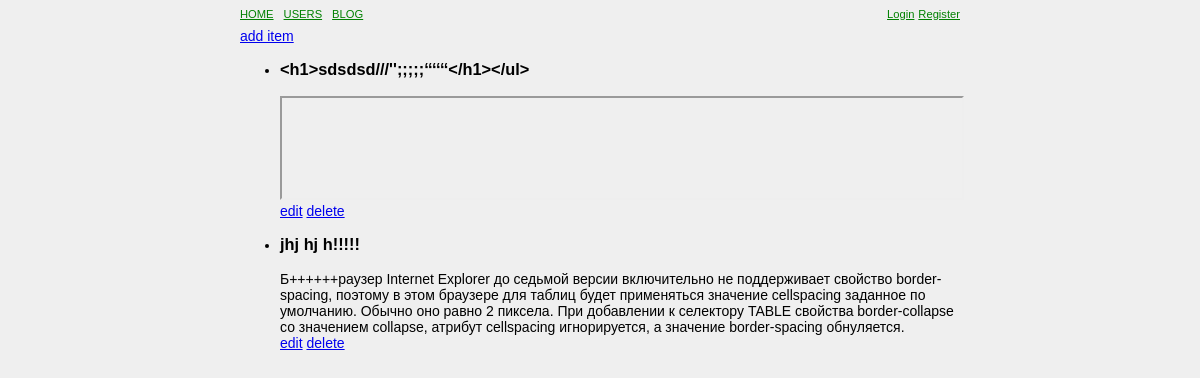
Screenshot of /blog.php with the database file from the repository.
### tables this page shows
CREATE TABLE IF NOT EXISTS `blog` (
  `ID` int(6) NOT NULL AUTO_INCREMENT,
  `title` varchar(255) DEFAULT NULL,
  `descr` text,
  `text` text,
  PRIMARY KEY (`ID`)
);

### library/DB.php (called while the page is built, shortened)
<?php
class DB
{
    private $connect_settings = [
                                      "host"  => "127.0.0.1"
                                    , "login" => "root"
                                    , "pass"  => ''
                                    , "db"    => "b3"
                                ];
    private $db_connect;
    private function connect()
    {
        $mysqli = new mysqli($this->connect_settings["host"], $this->connect_settings["login"], $this->connect_settings["pass"], $this->connect_settings["db"]);
        $mysqli->set_charset("utf8");
        $this->db_connect = $mysqli;
        return $mysqli;
    }
    public function select($sql, $close = false){
        $resdb = $this->db_connect->query($sql);
        if(!$resdb){
            $result["error"] = $this->db_connect->connect_errno;
            $result["error_text"] = $this->db_connect->connect_error;
        }
        else if($resdb->num_rows == 0)
        {
            $result["error"] = 1;
            $result["error_text"] = "no items";
        }
        else
        {
            $result["result"] = $resdb->fetch_all(MYSQLI_ASSOC);
        }
        return $result;
    }
}

### blog.php (the view, shortened to what this page needs)
<?php
require_once "library/DB.php";
$DB = new DB();
$resItems = $DB->select("SELECT * FROM blog ORDER BY ID DESC", true)["result"];
?>
<!DOCTYPE html>
<html lang="ru">
<head>
    <link rel="stylesheet" type="text/css" media="all" href="css/style.css"/>
</head>
<body>
<main>
    <? require_once "blocks/header.php" ?>
    <section id="Blog">
        <div class="addBtn">
            <a href="blog.php?r=add">add item</a>
        </div>
        <? if($resItems): ?>
        <ul class="blogItems">
            <? foreach ($resItems as $resItem) { ?>
            <li>
                <h3><? echo $resItem["title"] ?></h3>
                <div class="forDesc"><? echo $resItem["descr"] ?></div>
                <div class="forAdm">
                    <a href="blog.php?r=edit&ID=<? echo $resItem["ID"] ?>">edit</a>
                    <a href="blog.php?del=<? echo $resItem["ID"] ?>">delete</a>
                </div>
            </li>
            <? } ?>
        </ul>
        <? endif; ?>
    </section>
</main>
</body>
</html>

### blocks/header.php
<header>
    <nav>
        <ul>
            <li>
                <a href="index.php">HOME</a>
            </li>
            <li>
                <a href="index.php?r=users">USERS</a>
            </li>
            <li>
                <a href="blog.php">BLOG</a>
            </li>
        </ul>
    </nav>
    <div class="authBlock">
        <a href="index.php?r=login">Login</a>
        <a href="index.php?r=register">Register</a>
    </div>
</header>

### css/style.css (style rules this page uses)
html, body { margin: 0; padding: 0; height: 100%; min-height: 100%; font-size: 14px; font-family: Verdana, Geneva, sans-serif; background: #efefef; }
header, header > nav > ul { display: flex; flex-wrap: wrap; }
header > nav > ul { list-style: none; padding: 0; margin: 0; }
main { position: relative; max-width: 720px; margin: 0 auto; }
header { justify-content: space-between; }
header > nav { position: relative; }
header > nav > ul li { margin-right: 10px; }
header > nav > ul li a { display: block; padding: 8px 0; font-size: 0.8em; color: green; }
header > .authBlock { position: relative; }
header > .authBlock a { display: inline-block; padding: 8px 0; font-size: 0.8em; color: green; }

### rows the page displays
blog: title "<h1>sdsdsd///'';;;;;‘‘‘‘‘‘</h1></ul>"
blog: title "jhj hj h!!!!!", descr "Б++++++раузер Internet Explorer до седьмой версии включительно не поддерживает свойство border-spacing, поэтому в этом браузере для таблиц будет применяться значение cellspacing заданное по умолчанию. Обычно оно равно 2 пиксела. При добавлении к селектору TABLE свойства border-collapse со значением collapse, атрибут cellspacing игнорируется, а значение border-spacing обнуляется."
